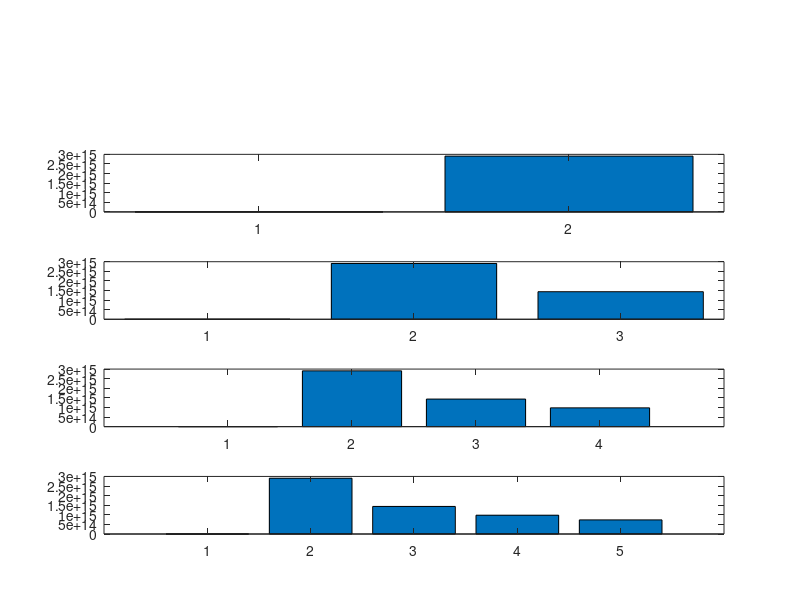
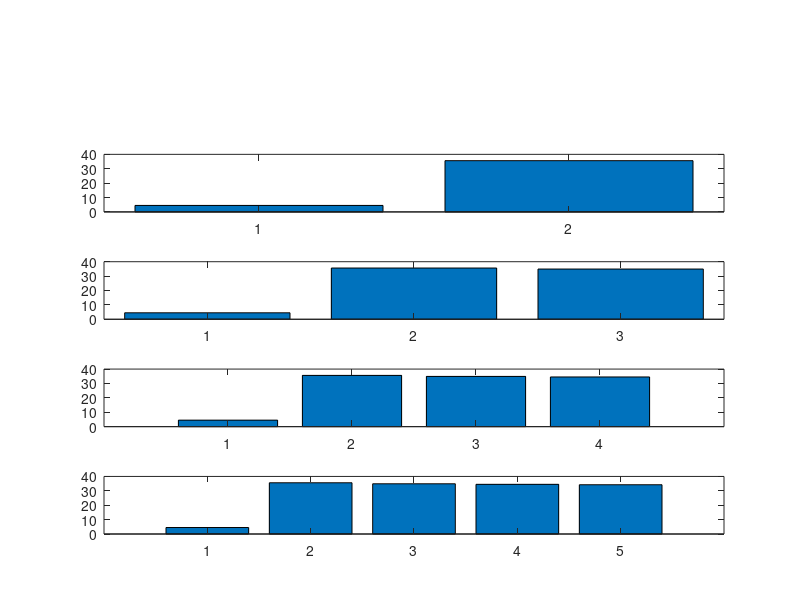

Write the MATLAB code that produced these figures, in order.
clear all; close all;
noise = 10^(-14);
m = 40;
n = 40;
no = randn(m,1);
A = randn(m,n);
%b = randn(m,n);
c(1)=cond(A);

for j=1:4
    B = A;
    B(:,end) = A(:,1) + noise*j*no;
    
    figure(1)
    c(j+1)=cond(B);
    subplot(5,1,j+1), bar(c)
    
    figure(2)
    subplot(5,1,j+1), bar(log(c))
    %I am not sure how to plot the condition number here, obviously
end